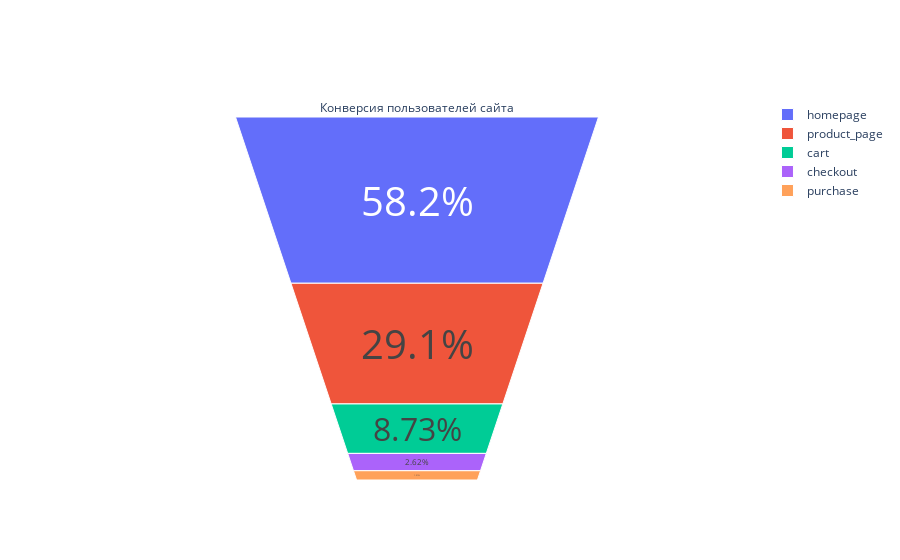

The code cell stored with this chart in its notebook:
### Code cell
from plotly import graph_objects as go

fig = go.Figure(
    go.Funnelarea(
        labels=conversion['stage'],
        values=conversion['user_id'],
        textfont_size=40,
        title='Конверсия пользователей сайта'
    )
)

fig.show()

### Figure 1 — Plotly figure (JSON) as saved in the notebook; plotly's stock layout.template omitted (floating-point values rounded to 4 significant figures)
{"data": [{"labels": ["homepage", "product_page", "product_page", "cart", "cart", "checkout", "purchase", "checkout", "purchase"], "textfont": {"size": 40}, "title": {"text": "Конверсия пользователей сайта"}, "type": "funnelarea", "values": [10000, 2515, 2485, 1051, 449, 414, 211, 36, 14]}], "layout": {}}
